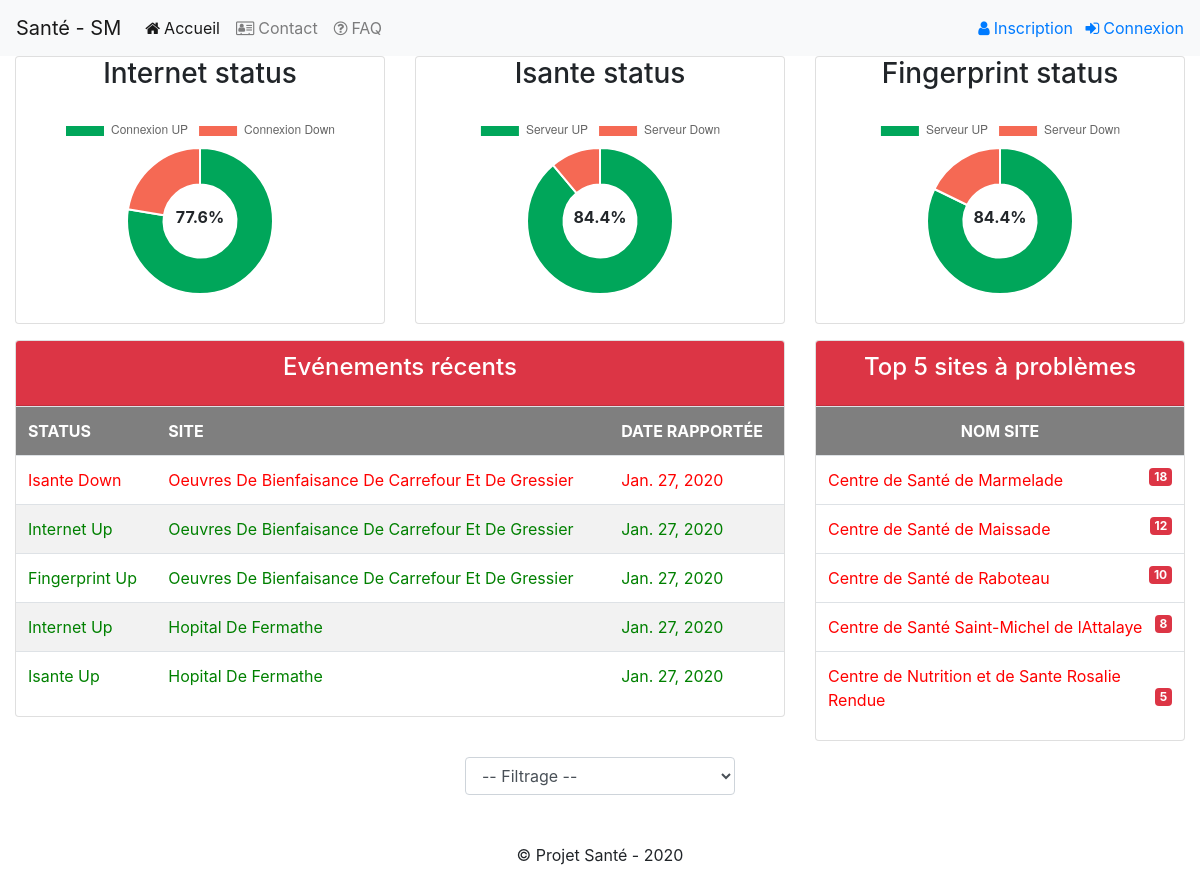
The app's page /, older data.
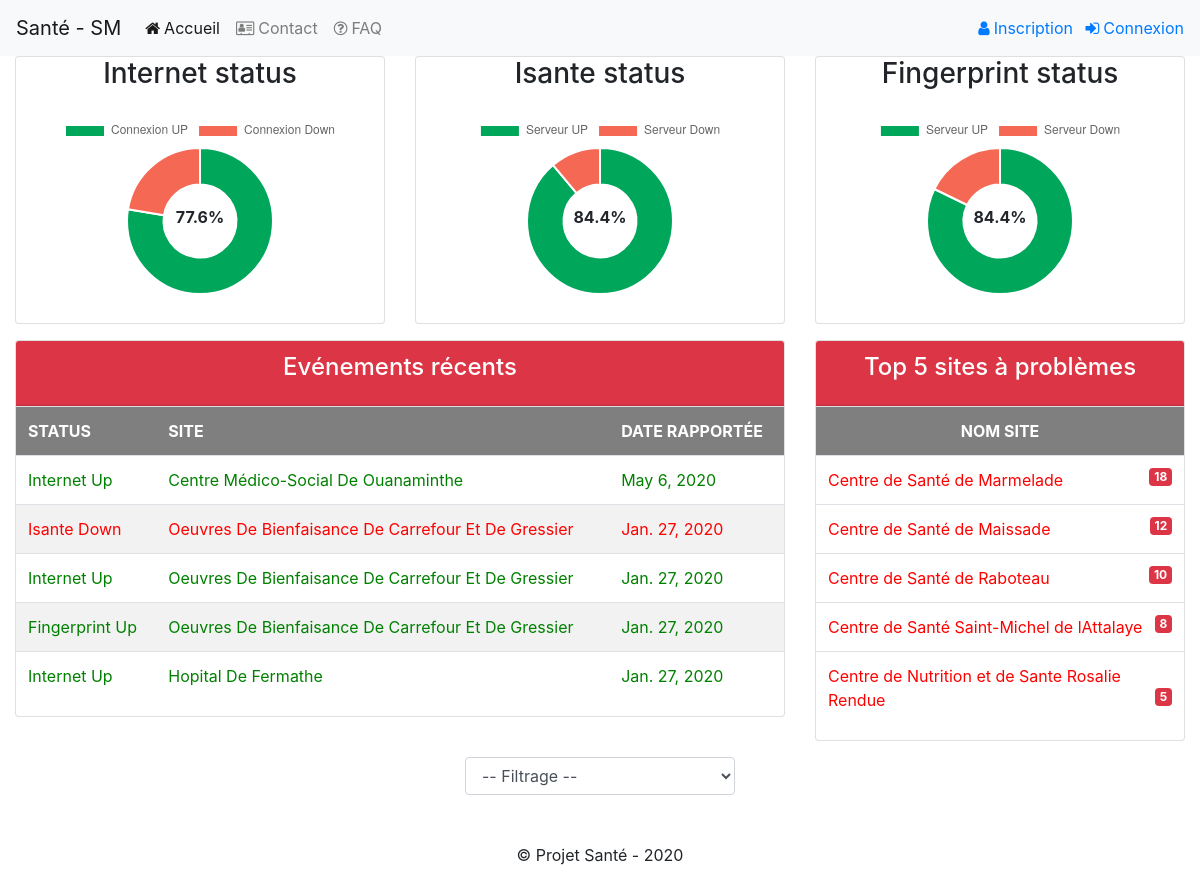
The same page, newer data.
### smonitoring/models.py (models this page shows, shortened)
class Evenement(models.Model):
	code_site = models.ForeignKey(Site, on_delete= models.CASCADE, related_name="site")
	entite_concerne = models.CharField(max_length=100, choices= [('internet','Internet'),('isante','Isante Server'),('fingerprint','Fingerprint Server')]) # internet, isante or fingerprint
	status_ev = models.CharField(max_length=10, choices= EL_CHOICES) # up, down, none
	raison_ev = models.ForeignKey(RaisonsEvenement, on_delete=models.CASCADE, related_name="raison")
	date_ev = models.DateField(default=timezone.now)
	date_rap = models.DateField(default=timezone.now)
	date_entree = models.DateTimeField(default=timezone.now)
	pers_contact = models.CharField(max_length=100, default=None, blank=True,null=True)
	remarques = models.CharField(max_length=100, default=None, blank=True,null=True)
	nom_utilisateur = models.CharField(max_length=50)

class Site(models.Model):
	code = models.CharField(max_length=10,unique=True)
	type_site = models.CharField(max_length=10, choices =[('site','Site'),('bureau','Bureau')])
	nom = models.CharField(max_length=100)
	sigle = models.CharField(max_length=10, default=None, blank=True,null=True)
	region = models.ForeignKey(Region,on_delete=models.CASCADE, related_name="nom_reg")
	departement = models.ForeignKey(Departement,on_delete=models.CASCADE, related_name="dept_ref")
	commune = models.CharField(max_length=100)
	adresse = models.CharField(max_length=100, default=None, blank=True,null=True)
	pepfar = models.CharField(max_length=10, choices = PEPFAR_CHOICES)
	contact_1 = models.CharField(max_length=100)
	tel_1 = models.CharField(max_length=100)
	contact_2 = models.CharField(max_length=100, default=None, blank=True,null=True)
	tel_2 = models.CharField(max_length=100, default=None, blank=True,null=True)
	fai = models.CharField(max_length=100, choices= FAI_CHOICES)
	internet = models.CharField(max_length=15, choices = EL_CHOICES)
	isante = models.CharField(max_length=15, choices = EL_CHOICES)
	fingerprint = models.CharField(max_length=15, choices = EL_CHOICES)
	def __str__(self):
		return f"{self.nom}"

### smonitoring/views.py (the view)
# urls.py: path("",views.index,name="home"),
def index(request):
	try:
		filtre = request.GET.get('filter')
	except:
		return HttpResponse('Request problem')
	if filtre != None and filtre != 'all':
		filtre = filtre.upper()
		try:
			filtre = Region.objects.get(nom_region=filtre.capitalize())
		except Region.DoesNotExist:
			filtre = None
		try:
			with connection.cursor() as cursor:
				cursor.execute("SELECT COUNT(*) as qte,code_site_id,nom,nom_region from smonitoring_evenement e, smonitoring_site s, smonitoring_region r WHERE (e.code_site_id=s.id) AND (s.region_id=r.id) AND (e.status_ev=%s) AND (r.nom_region=%s) GROUP BY e.code_site_id,s.nom,r.nom_region ORDER BY qte DESC LIMIT 5",params=['down',filtre.nom_region])
				top_bad_sites = cursor.fetchall()
				top_bad_sites_formated = []
				for t in top_bad_sites:
					top_bad_sites_formated.append({"qte":t[0],"id":t[1],"nom":t[2]})
		except AttributeError:
			raise Http404('No such a region !')
		context= {
			"page_title":"Site Monitoring - Accueil",
			"internet_status":{"up":Site.objects.filter(internet="up",region=filtre).count(),"down":Site.objects.filter(internet="down",region=filtre).count()},
			"isante_status":{"up":Site.objects.filter(isante="up",region=filtre).count(),"down":Site.objects.filter(isante="down",region=filtre).count()},
			"fingerprint_status":{"up":Site.objects.filter(fingerprint="up",region=filtre).count(),"down":Site.objects.filter(fingerprint="down",region=filtre).count()},
			"recent_events":Evenement.objects.select_related('code_site').filter(code_site__region=filtre).order_by('-date_rap')[:5],
			"top_bad_sites":top_bad_sites_formated,
			"filtre":filtre.nom_region.lower(),
		}
		context['internet_total']=round(context['internet_status']['up']*100/Site.objects.filter(region=filtre).exclude(internet='').count(),1)
		context['isante_total']=round(context['isante_status']['up']*100/Site.objects.filter(region=filtre).exclude(isante='').count(),1)
		context['fingerprint_total']=round(context['fingerprint_status']['up']*100/Site.objects.filter(region=filtre).exclude(fingerprint='').count(),1)
	else:
		with connection.cursor() as cursor:
			cursor.execute("SELECT COUNT(*) as qte,code_site_id,nom from smonitoring_evenement e,smonitoring_site s WHERE e.code_site_id=s.id AND e.status_ev=%s GROUP BY code_site_id,s.nom ORDER BY qte DESC LIMIT 5",params=['down'])
			top_bad_sites = cursor.fetchall()
			top_bad_sites_formated = []
			for t in top_bad_sites:
				top_bad_sites_formated.append({"qte":t[0],"id":t[1],"nom":t[2]})
		context= {
			"page_title":"Site Monitoring - Accueil",
			"internet_status":{"up":Site.objects.filter(internet="up").count(),"down":Site.objects.filter(internet="down").count()},
			"isante_status":{"up":Site.objects.filter(isante="up").count(),"down":Site.objects.filter(isante="down").count()},
			"fingerprint_status":{"up":Site.objects.filter(fingerprint="up").count(),"down":Site.objects.filter(fingerprint="down").count()},
			"recent_events":Evenement.objects.order_by('-date_rap').select_related('code_site')[:5],
			"top_bad_sites":top_bad_sites_formated,
		}
		context['internet_total']=round(context['internet_status']['up']*100/Site.objects.exclude(internet='').count(),1)
		context['isante_total']=round(context['internet_status']['up']*100/Site.objects.exclude(isante='').count(),1)
		context['fingerprint_total']=round(context['internet_status']['up']*100/Site.objects.exclude(fingerprint='').count(),1)
	return render(request, 'dashboard.html', context)

### smonitoring/templates/dashboard.html (shortened to what this page needs)
{% extends "layout.html" %}
{% block body %}
    <section class="content">
      <div class="row">
        <div class="col-md-4">
          <div class="card">
            <div class="card-title">
              <h3 class="text-center">Internet status</h3>
            </div>
            <div class="card-body p-1">
              <canvas id="pieChartInt" style="height:250px"></canvas>
		<div class="donut-inner text-center"><span>{{ internet_total }}%</span></div>
            </div>
          </div>
        </div>
        <div class="col-md-4">
          <div class="card">
            <div class="card-title">
              <h3 class="text-center">Isante status</h3>
            </div>
            <div class="card-body p-1">
              <canvas id="pieChartIsante" style="height:250px"></canvas>
		<div class="donut-inner text-center"><span>{{ isante_total }}%</span></div>
            </div>
          </div>
        </div>
        <div class="col-md-4">
          <div class="card">
            <div class="card-title">
              <h3 class="text-center">Fingerprint status</h3>
            </div>
            <div class="card-body p-1">
              <canvas id="pieChartFing" style="height:250px"></canvas>
		<div class="donut-inner text-center"><span>{{ fingerprint_total }}%</span></div>
            </div>
          </div>
        </div>
      </div>
	<div class="row mt-3 mb-3">
		<div class="col-md-8">
			<div class="card">
				<div class="card-header bg-danger mb-0"><h4 class="card-title text-center" style="color:white;">Evénements récents</h4></div>
				<div class="card-body p-0 table-responsive">
					<table class="table table-striped table-hover">
						<th>Status</th><th>Site</th><th>date rapportée</th>
						{% for event in recent_events %}
						<tr class="{{event.status_ev}} togle-case"><td>{{event.entite_concerne}} {{event.status_ev}}</td><td>{{event.code_site}}</td><td>{{event.date_rap}}</td></tr>
						{% endfor %}
					</table>
				</div>
			</div>
		</div>
		<div class="col-md-4">
			<div class="card">
				<div class="card-header bg-danger mb-0"><h4 class="card-title text-center" style="color:white;">Top 5 sites à problèmes</h4></div>
				<div class="card-body p-0 table-responsive">
					<table class="table table-striped table-hover">
						<th class="text-center">Nom site</th>
						{% for bad_site in top_bad_sites %}
						<tr><td class="down">{{ bad_site.nom }} <span class="badge badge-danger pull-right">{{ bad_site.qte }}</span></td></tr>
						{% endfor %}
					</table>
				</div>
			</div>
		</div>
	</div>
	<div class="row">
		<div class="col-md-3" style="margin:auto;">
			<select name="filter" id="filter" class="form-control" >
				<option value="all" {% if filtre == 'all'%} selected {% endif %}>-- Filtrage --</option>
			</select>
		</div>
	</div>
    </section>
<script>
document.addEventListener('DOMContentLoaded', function(){
	//Filter script
	document.getElementById("filter").onchange= function(){
		var current_url= "{{ 'home' }}";
		var val= this.value;
		window.location.replace(current_url+'?filter='+val);
		};
	//Chart script
  $(function () {
    /* ChartJS
     * -------
     * Here we will create a few charts using ChartJS
     */
    //-------------
    //- PIE CHART - Internet
    //-------------
    new Chart(document.getElementById("pieChartInt"), {
	type:'doughnut',
	data: {
		labels: ['Connexion UP','Connexion Down'],
		datasets:[{
		label: "Internet Status",
		backgroundColor:["#00a65a","#f56954"],
		data:[ {{ internet_status.up }},{{ internet_status.down }} ]
		}]
	},
	options:{
		title:{
		display: false,
		text: 'Sites Internet Status'
		}
		}
	});
	//-------------
    //- PIE CHART - Isante
    //-------------
    new Chart(document.getElementById("pieChartIsante"), {
	type:'doughnut',
	data: {
		labels: ['Serveur UP','Serveur Down'],
		datasets:[{
		label: "Isante Status",
		backgroundColor:["#00a65a","#f56954"],
		data:[ {{ isante_status.up }},{{ isante_status.down }} ]
		}]
	},
	options:{
		title:{
		display: false,
		text: 'Sites Internet Status'
		}
		}
	});
    //-------------
    //- PIE CHART - Fingerprint
    //-------------
    new Chart(document.getElementById("pieChartFing"), {
	type:'doughnut',
	data: {
		labels: ['Serveur UP','Serveur Down'],
		datasets:[{
		label: "Fingerprint Status",
		backgroundColor:["#00a65a","#f56954"],
		data:[ {{ fingerprint_status.up }},{{ fingerprint_status.down }} ]
		}]
	},
	options:{
		title:{
		display: false,
		text: 'Sites Internet Status'
		}
		}
	});
  })
});
</script>
{% endblock %}

### smonitoring/templates/layout.html (shortened to what this page needs)
<!DOCTYPE html>
<html>
<head>
	<link rel="stylesheet" href="https://maxcdn.bootstrapcdn.com/bootstrap/4.4.1/css/bootstrap.min.css">
	<link rel="stylesheet" href="https://unpkg.com/bootstrap-table@1.16.0/dist/bootstrap-table.min.css">
	<link rel="stylesheet" href="https://stackpath.bootstrapcdn.com/font-awesome/4.7.0/css/font-awesome.min.css">
	{% load static %}
	<link rel="stylesheet" href="{%  static 'css/mystyle.css' %}">
</head>
<body>
	<nav class="navbar sticky-top navbar-expand-lg navbar-light bg-light">
	  <a class="navbar-brand" href="{% url 'home' %}">Santé - SM</a>
	  <div class="collapse navbar-collapse" id="navbarSupportedContent">
		<ul class="navbar-nav mr-auto">
		  <li class="nav-item active">
			<a class="nav-link" href="{% url 'home' %}"><span class="fa fa-home">&nbsp;</span>Accueil <span class="sr-only">(current)</span></a>
		  </li>
		  <li class="nav-item">
			<a class="nav-link" href="#"><span class="fa fa-address-card-o">&nbsp;</span>Contact</a>
		  </li>
		  <li class="nav-item">
			<a class="nav-link" href="#" title="Foire aux questions" ><span class="fa fa-question-circle-o">&nbsp;</span>FAQ</a>
		  </li>
		</ul>
		<div class="pull-right">
			{% if user.is_authenticated %}
				{% if user.first_name %}
					<span class="togle-case mr-2">Welcome, {{ user.first_name }} </span>
				{% else %}
					<span class="togle-case  mr-2">Welcome, {{ user.username }} </span>
				{% endif %}
			<a href= "{% url 'logout' %}" ><span class="fa fa-sign-out">&nbsp;</span>Déconnexion</a>
			{% else %}
			<a class="mr-2" href="#" ><span class="fa fa-user">&nbsp;</span>Inscription</a>
			<a class="" href="{% url 'login' %}" ><span class="fa fa-sign-in">&nbsp;</span>Connexion</a>
			{% endif %}
		</div>
	  </div>
	</nav>
	<div class="container-fluid" style="min-height:200px;">
		{% block body %}
		{% endblock body %}
	</div>
	<footer class="footer text-center mt-5">
		<p class="">&copy; Projet Santé - 2020</p>
	</footer>
</body>
</html>

### smonitoring/static/css/mystyle.css (style rules this page uses)
th { background-color: #7F7F7F ; color: #FFFFFF; text-transform: uppercase; }
.up { background-color: ; color: #008000; }
.down { background-color: #FFFFFF; color: #FF0000 }
.togle-case { text-transform: capitalize; }

### smonitoring/templates/dashboard.html (style rules this page uses)
th { text-transform: uppercase; }
.donut-inner { font-weight: bold; position: relative; margin-top:-25%; margin-bottom:25%; }
.up { background-color: ; color: #008000; }
.down { background-color: #FFFFFF; color: #FF0000 }

Row changes from the older to the newer data that the page shows:
removed Evenement: entite_concerne "Isante", status_ev "Up", code_site "Hopital De Fermathe", date_rap "Jan. 27, 2020"
added Evenement: entite_concerne "Internet", status_ev "Up", code_site "Centre Médico-Social De Ouanaminthe", date_rap "May 6, 2020"
